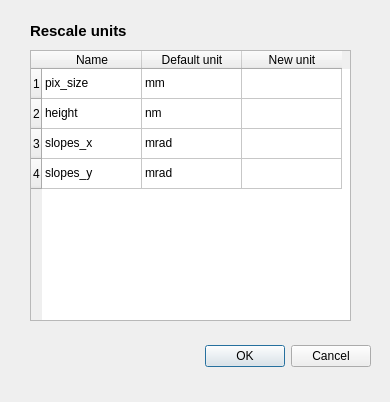
<?xml version="1.0" encoding="UTF-8"?>
<ui version="4.0">
 <class>Dialog</class>
 <widget class="QDialog" name="Dialog">
  <property name="geometry">
   <rect>
    <x>0</x>
    <y>0</y>
    <width>390</width>
    <height>402</height>
   </rect>
  </property>
  <property name="windowTitle">
   <string>Rescale units</string>
  </property>
  <widget class="QDialogButtonBox" name="buttonBox">
   <property name="geometry">
    <rect>
     <x>30</x>
     <y>340</y>
     <width>341</width>
     <height>32</height>
    </rect>
   </property>
   <property name="orientation">
    <enum>Qt::Horizontal</enum>
   </property>
   <property name="standardButtons">
    <set>QDialogButtonBox::Cancel|QDialogButtonBox::Ok</set>
   </property>
  </widget>
  <widget class="QTableWidget" name="tableWidget">
   <property name="geometry">
    <rect>
     <x>30</x>
     <y>50</y>
     <width>321</width>
     <height>271</height>
    </rect>
   </property>
   <row>
    <property name="text">
     <string>1</string>
    </property>
   </row>
   <row>
    <property name="text">
     <string>2</string>
    </property>
   </row>
   <row>
    <property name="text">
     <string>3</string>
    </property>
   </row>
   <row>
    <property name="text">
     <string>4</string>
    </property>
   </row>
   <column>
    <property name="text">
     <string>Name</string>
    </property>
   </column>
   <column>
    <property name="text">
     <string>Default unit</string>
    </property>
   </column>
   <column>
    <property name="text">
     <string>New unit</string>
    </property>
   </column>
   <item row="0" column="0">
    <property name="text">
     <string>pix_size</string>
    </property>
   </item>
   <item row="0" column="1">
    <property name="text">
     <string>mm</string>
    </property>
   </item>
   <item row="0" column="2">
    <property name="text">
     <string/>
    </property>
   </item>
   <item row="1" column="0">
    <property name="text">
     <string>height</string>
    </property>
   </item>
   <item row="1" column="1">
    <property name="text">
     <string>nm</string>
    </property>
   </item>
   <item row="2" column="0">
    <property name="text">
     <string>slopes_x</string>
    </property>
   </item>
   <item row="2" column="1">
    <property name="text">
     <string>mrad</string>
    </property>
   </item>
   <item row="3" column="0">
    <property name="text">
     <string>slopes_y</string>
    </property>
   </item>
   <item row="3" column="1">
    <property name="text">
     <string>mrad</string>
    </property>
   </item>
  </widget>
  <widget class="QLabel" name="label">
   <property name="geometry">
    <rect>
     <x>30</x>
     <y>20</y>
     <width>151</width>
     <height>21</height>
    </rect>
   </property>
   <property name="font">
    <font>
     <pointsize>11</pointsize>
     <weight>75</weight>
     <bold>true</bold>
    </font>
   </property>
   <property name="text">
    <string>Rescale units</string>
   </property>
  </widget>
 </widget>
 <resources/>
 <connections>
  <connection>
   <sender>buttonBox</sender>
   <signal>accepted()</signal>
   <receiver>Dialog</receiver>
   <slot>accept()</slot>
   <hints>
    <hint type="sourcelabel">
     <x>248</x>
     <y>254</y>
    </hint>
    <hint type="destinationlabel">
     <x>157</x>
     <y>274</y>
    </hint>
   </hints>
  </connection>
  <connection>
   <sender>buttonBox</sender>
   <signal>rejected()</signal>
   <receiver>Dialog</receiver>
   <slot>reject()</slot>
   <hints>
    <hint type="sourcelabel">
     <x>316</x>
     <y>260</y>
    </hint>
    <hint type="destinationlabel">
     <x>286</x>
     <y>274</y>
    </hint>
   </hints>
  </connection>
 </connections>
</ui>
